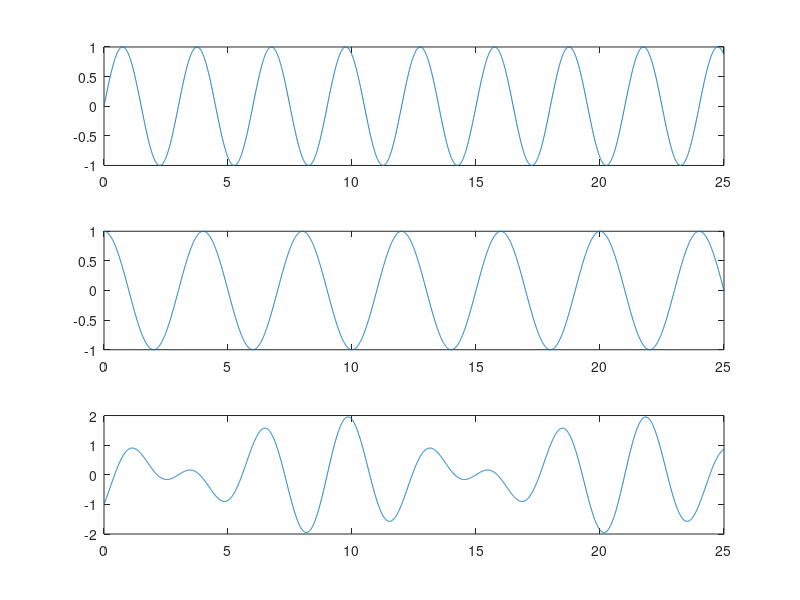

Source code (MATLAB):
% Inisialisasi Variabel
f1  = 3;
f2  = 4;
T   = 150;
t   = 0:1/T:25;

% Inisialiasi Fungsi Sinyal
y1 = sin((2*pi*t)/3);
y2 = cos(pi*t/2);
y3 = y1-y2;

% Plotting
subplot(3,1,1); plot(t,y1);
subplot(3,1,2); plot(t,y2);
subplot(3,1,3); plot(t,y3);
